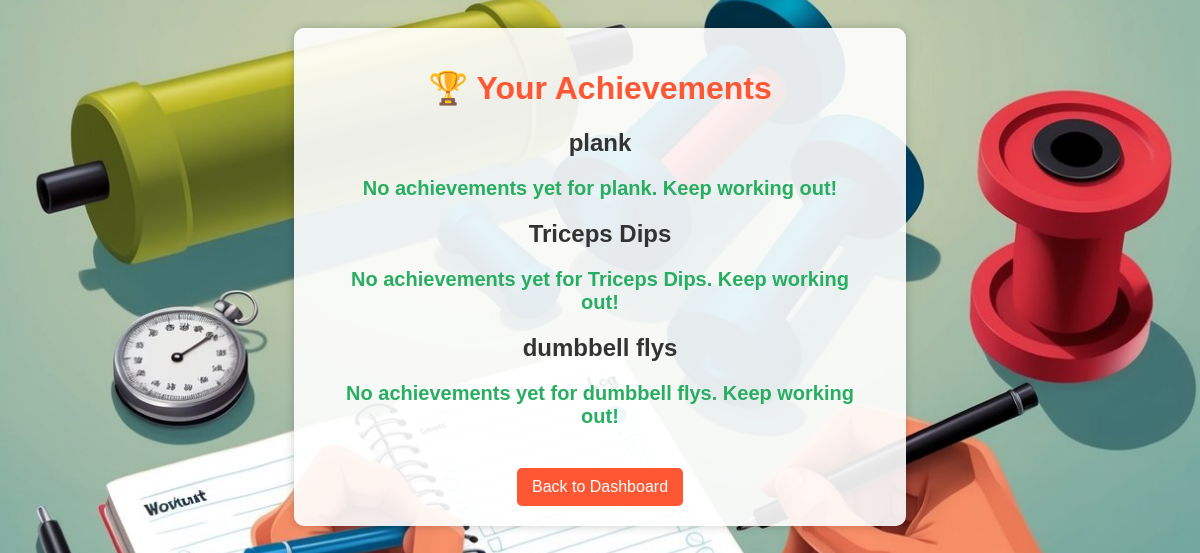
The page /achievements (signed in) on the database its author committed.
### app.py (models this page shows)
class Workout(db.Model):
    id = db.Column(db.Integer, primary_key=True)
    user_id = db.Column(db.Integer, nullable=False)
    date = db.Column(db.Date, nullable=False)
    exercise = db.Column(db.String(100), nullable=False)
    duration = db.Column(db.Integer, nullable=False)
    category = db.Column(db.String(50))  # This is the new column
    notes = db.Column(db.Text)

### app.py (the view)
@app.route('/achievements')
def achievements():
    if 'user_id' not in session:
        return redirect(url_for('home'))
    user = User.query.get(session['user_id'])
    workouts = Workout.query.filter_by(user_id=user.id).all()
    exercise_achievements = {}
    for workout in workouts:
        exercise = workout.exercise
        if exercise not in exercise_achievements:
            exercise_achievements[exercise] = 1
        else:
            exercise_achievements[exercise] += 1
    badges = {}
    for exercise, count in exercise_achievements.items():
        badges[exercise] = []  # Initialize badge list for each exercise
        if count >= 5:
            badges[exercise].append("🏅 Beginner: Completed 5 " + exercise + " workouts")
        if count >= 10:
            badges[exercise].append("🥈 Intermediate: Completed 10 " + exercise + " workouts")
        if count >= 20:
            badges[exercise].append("🥇 Pro: Completed 20 " + exercise + " workouts")
    return render_template('achievements.html', badges=badges)

### templates/achievements.html (shortened to what this page needs)
<!DOCTYPE html>
<html lang="en">
<head>
</head>
<body>
    <div class="container">
        <h1>🏆 Your Achievements</h1>
        {% if badges %}
            {% for exercise, achievements in badges.items() %}
                <h2>{{ exercise }}</h2>
                <div class="badge-box">
                    {% if achievements %}
                        {% for achievement in achievements %}
                            <p>{{ achievement }}</p>
                        {% endfor %}
                    {% else %}
                        <p>No achievements yet for {{ exercise }}. Keep working out!</p>
                    {% endif %}
                </div>
            {% endfor %}
        {% else %}
            <p>No achievements earned yet! Start tracking your workouts.</p>
        {% endif %}
        <a href="{{ url_for('dashboard') }}" class="button">Back to Dashboard</a>
    </div>
</body>
</html>

### rows shown on the page
Workout: exercise "plank"
Workout: exercise "Triceps Dips"
Workout: exercise "dumbbell flys"
